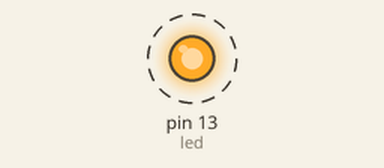
This sketch was run on a simulated Arduino Uno, built with avr-gcc and run on an emulated ATmega328P. On the bench: output pins drawn as LEDs (lit = HIGH). Dashed ring = blinking.

Above: at 0.2 s.
Timing chart, 0 to 3.0 s (numbered marks = the images above):
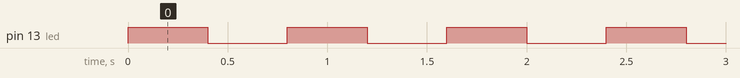

Measured:
- by itself, pin 13 (led): alternates HIGH for 0.40 s and LOW for 0.40 s

The sketch:

Blink.ino
```cpp
#include <SoftwareSerial.h>
int led = 13; // pin 0
int timer = 400; // ms

void setup() {
  // put your setup code here, to run once:
  pinMode(led, OUTPUT);
  //int timer; // time delay constant
}

void loop() {
  // put your main code here, to run repeatedly:
    digitalWrite(led, HIGH);
    delay(timer);
    digitalWrite(led, LOW);
    delay(timer);
}
```
